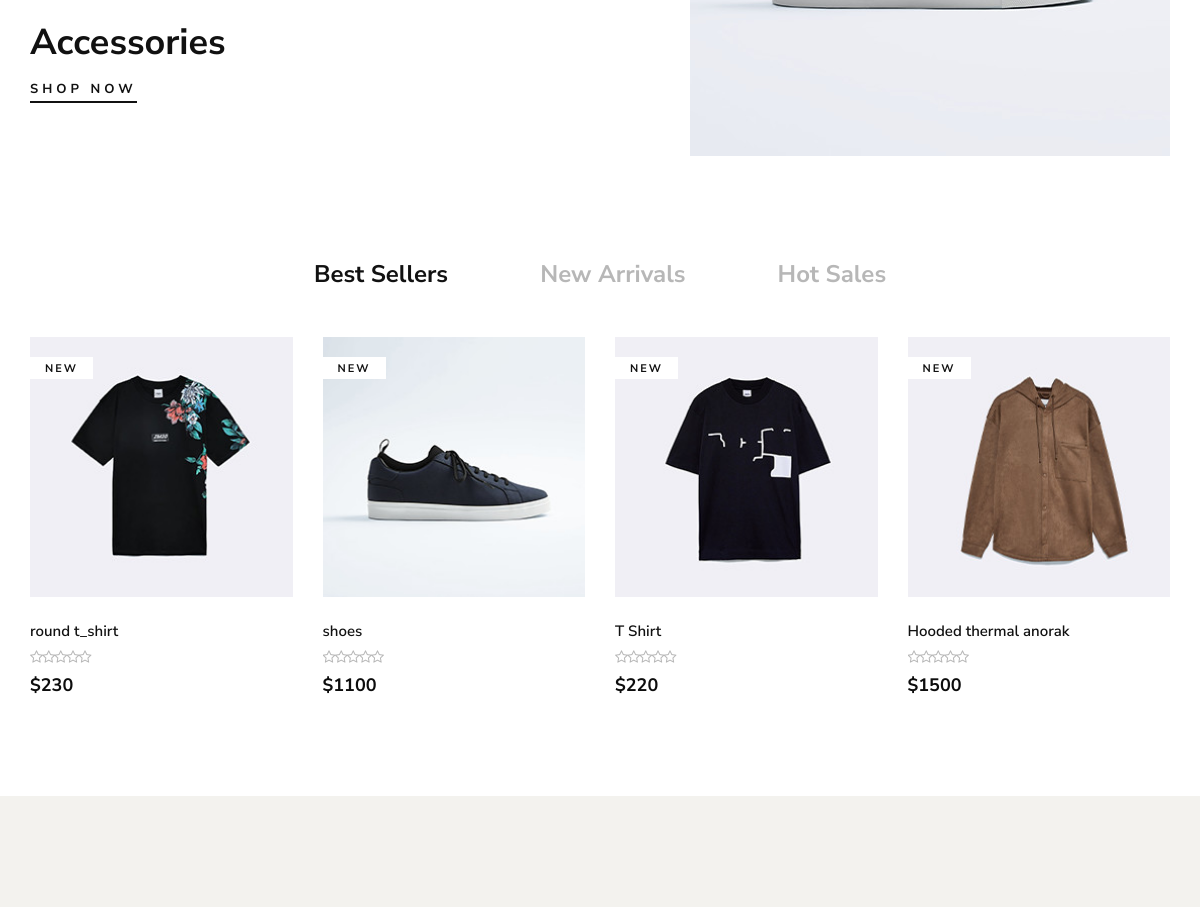
The app's page / (middle part), older data.
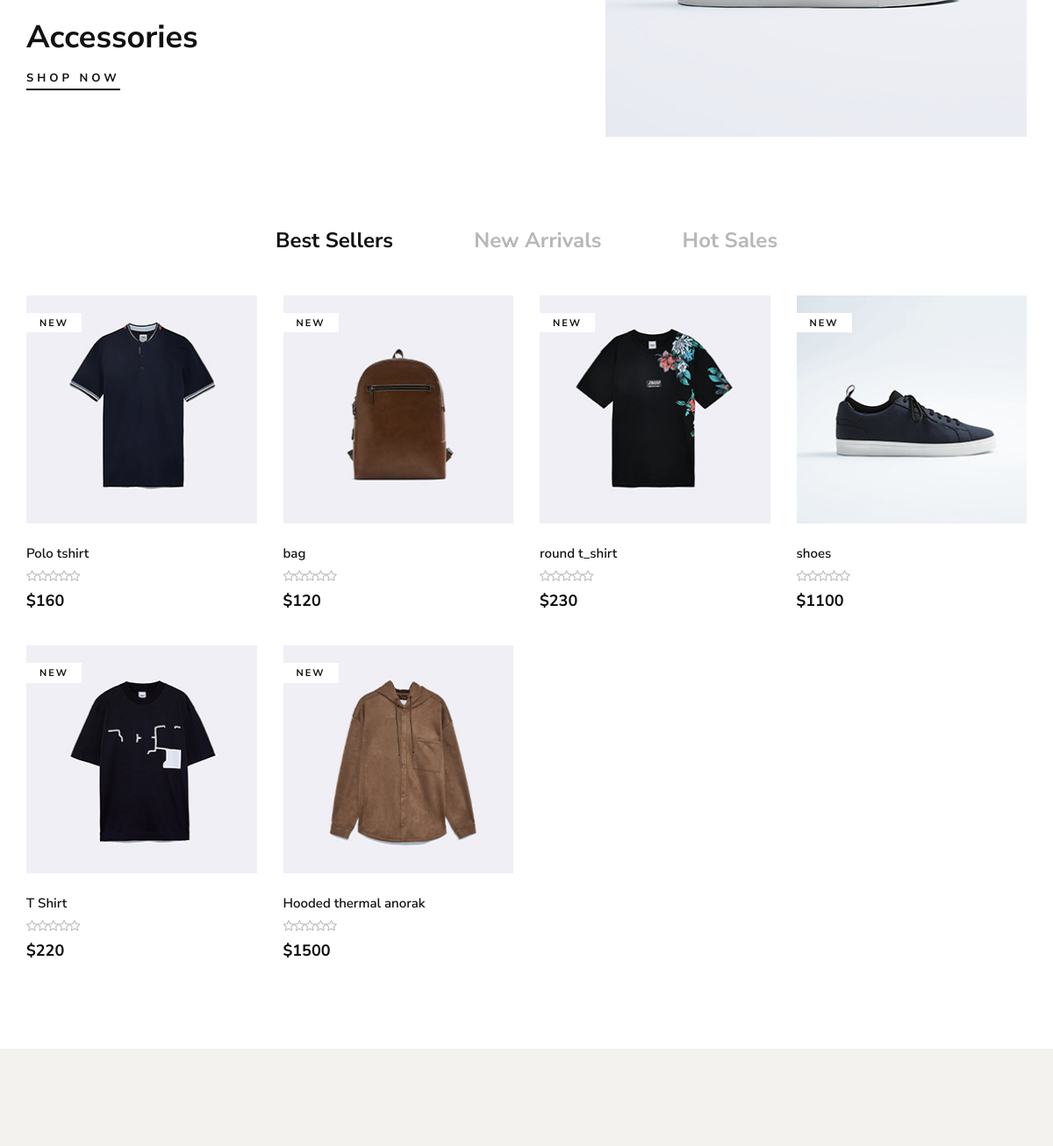
The same page, newer data.
### store/models.py (models this page shows, shortened)
class Product(models.Model):
    name = models.CharField( max_length=50 , unique=True)
    slug = models.SlugField(max_length=50 , unique=True)
    description = models.TextField( max_length=2000 , blank=True)
    image = models.ImageField( upload_to='product_img')
    price = models.IntegerField()
    discount = models.IntegerField(default=0)
    stock = models.IntegerField()
    is_available = models.BooleanField(default=True)
    category = models.ForeignKey("category.Category",related_name=("product"), verbose_name=("category product"), on_delete=models.CASCADE)
    created_at = models.DateTimeField(auto_now_add=True)
    modified_date = models.DateField( auto_now=True)
    def __str__(self):
        return self.name

### project/views.py (the view)
# urls.py: 2. Add a URL to urlpatterns:  path('', views.home, name='home')
def home(request):
    products = Product.objects.all().filter(is_available=True).order_by('-created_at')[:12]
    context = {
        'products':products,
    }
    return render(request,'home.html' , context)

### category/category_context.py (called while the page is built)
def menu_links(request):
    links = Category.objects.all()[:10]
    return dict(links=links)

### category/models.py (called while the page is built)
    def get_url(self):
        return reverse('product_by_category',args=[self.slug])

    def __str__(self):
        return str(self.category_name)

### templates/home.html (shortened to what this page needs)
{% extends "base.html" %}
{% load static %}
{% block content %}
    <section class="banner spad">
        <div class="container">
            <div class="row">
                <div class="col-lg-5">
                    <div class="banner__item banner__item--middle">
                        <div class="banner__item__text">
                            <h2>Accessories</h2>
                            <a href="#">Shop now</a>
                        </div>
                    </div>
                </div>
                <div class="col-lg-7">
                    <div class="banner__item banner__item--last">
                        <div class="banner__item__pic">
                            <img src="{% static 'img/banner/banner-3.jpg'%}" alt="">
                        </div>
                    </div>
                </div>
            </div>
        </div>
    </section>
    <section class="product spad">
        <div class="container">
            <div class="row">
                <div class="col-lg-12">
                    <ul class="filter__controls">
                        <li class="active" data-filter="*">Best Sellers</li>
                        <li data-filter=".new-arrivals">New Arrivals</li>
                        <li data-filter=".hot-sales">Hot Sales</li>
                    </ul>
                </div>
            </div>
            <div class="row product__filter">
                {% for product in products %}
                <div class="col-lg-3 col-md-6 col-sm-6 col-md-6 col-sm-6 mix new-arrivals">
                    <div class="product__item">
                        <div class="product__item__pic set-bg" data-setbg="{{product.image.url}}">
                            <span class="label">New</span>
                        </div>
                        <div class="product__item__text">
                            <h6>{{product}}</h6>
                            <div class="rating">
                                <i class="fa fa-star-o"></i>
                                <i class="fa fa-star-o"></i>
                                <i class="fa fa-star-o"></i>
                                <i class="fa fa-star-o"></i>
                                <i class="fa fa-star-o"></i>
                            </div>
                            <h5>${{product.price}}</h5>
                        </div>
                    </div>
                </div>
                {% endfor %}
            </div>
        </div>
    </section>
    <section class="categories spad">
    </section>
{% endblock content %}

Row changes from the older to the newer data that the page shows:
added Product: shows a picture, name "Polo tshirt", price "160"
added Product: shows a picture, name "bag", price "120"
